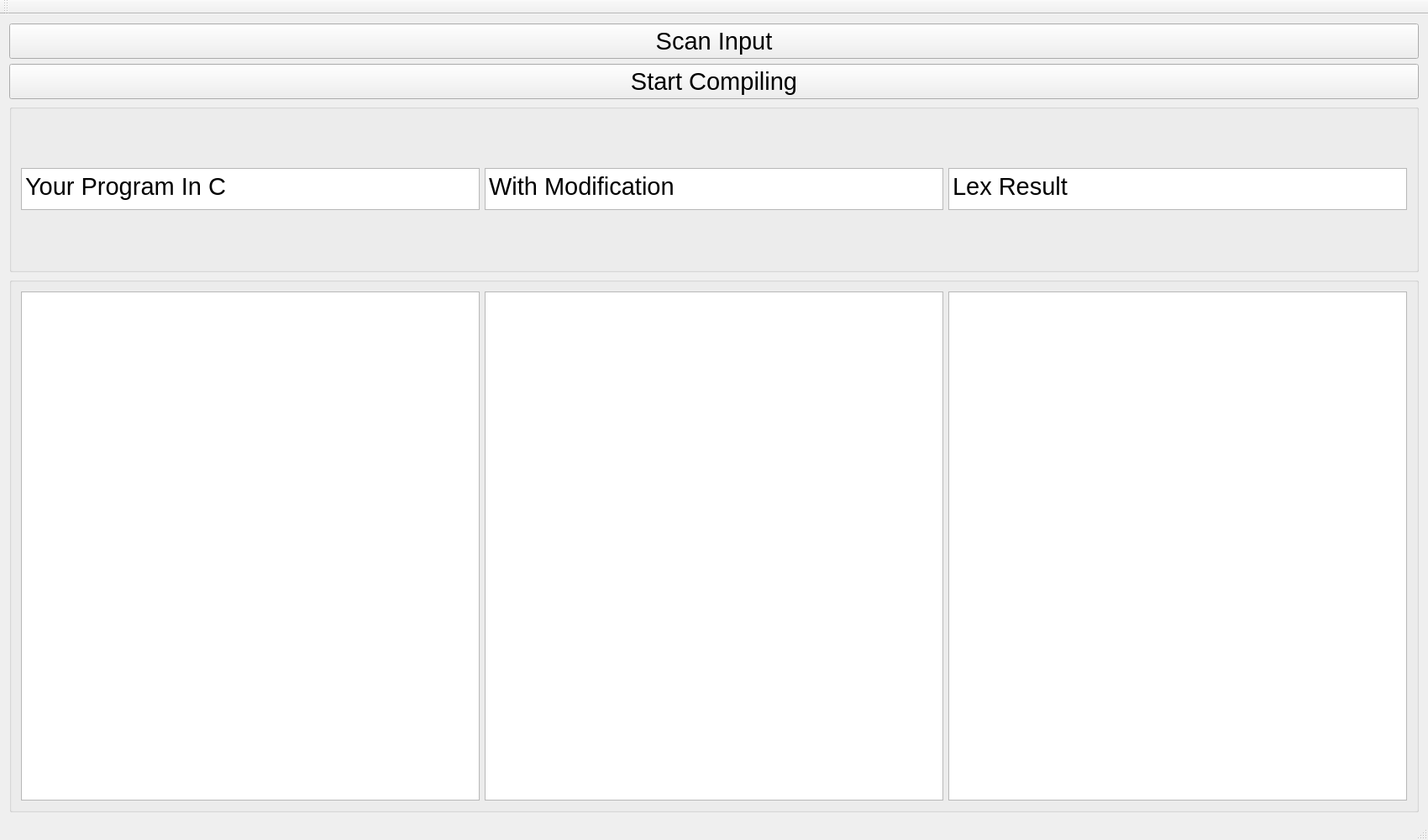
<?xml version="1.0" encoding="UTF-8"?>
<ui version="4.0">
 <class>MainWindow</class>
 <widget class="QMainWindow" name="MainWindow">
  <property name="geometry">
   <rect>
    <x>0</x>
    <y>0</y>
    <width>1700</width>
    <height>1000</height>
   </rect>
  </property>
  <property name="maximumSize">
   <size>
    <width>100000</width>
    <height>100000</height>
   </size>
  </property>
  <property name="windowTitle">
   <string>MainWindow</string>
  </property>
  <widget class="QWidget" name="centralWidget">
   <layout class="QVBoxLayout" name="verticalLayout">
    <item>
     <widget class="QPushButton" name="pushButton_2">
      <property name="font">
       <font>
        <pointsize>22</pointsize>
       </font>
      </property>
      <property name="text">
       <string>Scan Input</string>
      </property>
     </widget>
    </item>
    <item>
     <widget class="QPushButton" name="pushButton">
      <property name="font">
       <font>
        <pointsize>22</pointsize>
       </font>
      </property>
      <property name="text">
       <string>Start Compiling</string>
      </property>
     </widget>
    </item>
    <item>
     <widget class="QGroupBox" name="groupBox_2">
      <property name="maximumSize">
       <size>
        <width>100000</width>
        <height>200</height>
       </size>
      </property>
      <property name="title">
       <string/>
      </property>
      <layout class="QHBoxLayout" name="horizontalLayout">
       <item>
        <widget class="QTextBrowser" name="textBrowser_4">
         <property name="maximumSize">
          <size>
           <width>10000</width>
           <height>50</height>
          </size>
         </property>
         <property name="html">
          <string>&lt;!DOCTYPE HTML PUBLIC &quot;-//W3C//DTD HTML 4.0//EN&quot; &quot;http://www.w3.org/TR/REC-html40/strict.dtd&quot;&gt;
&lt;html&gt;&lt;head&gt;&lt;meta name=&quot;qrichtext&quot; content=&quot;1&quot; /&gt;&lt;style type=&quot;text/css&quot;&gt;
p, li { white-space: pre-wrap; }
&lt;/style&gt;&lt;/head&gt;&lt;body style=&quot; font-family:'SimSun'; font-size:13.5pt; font-weight:400; font-style:normal;&quot;&gt;
&lt;p style=&quot; margin-top:0px; margin-bottom:0px; margin-left:0px; margin-right:0px; -qt-block-indent:0; text-indent:0px;&quot;&gt;&lt;span style=&quot; font-size:22pt;&quot;&gt;Your Program In C&lt;/span&gt;&lt;/p&gt;&lt;/body&gt;&lt;/html&gt;</string>
         </property>
         <property name="cursorWidth">
          <number>0</number>
         </property>
        </widget>
       </item>
       <item>
        <widget class="QTextBrowser" name="textBrowser_5">
         <property name="maximumSize">
          <size>
           <width>16777215</width>
           <height>50</height>
          </size>
         </property>
         <property name="baseSize">
          <size>
           <width>91</width>
           <height>21</height>
          </size>
         </property>
         <property name="html">
          <string>&lt;!DOCTYPE HTML PUBLIC &quot;-//W3C//DTD HTML 4.0//EN&quot; &quot;http://www.w3.org/TR/REC-html40/strict.dtd&quot;&gt;
&lt;html&gt;&lt;head&gt;&lt;meta name=&quot;qrichtext&quot; content=&quot;1&quot; /&gt;&lt;style type=&quot;text/css&quot;&gt;
p, li { white-space: pre-wrap; }
&lt;/style&gt;&lt;/head&gt;&lt;body style=&quot; font-family:'SimSun'; font-size:13.5pt; font-weight:400; font-style:normal;&quot;&gt;
&lt;p style=&quot; margin-top:0px; margin-bottom:0px; margin-left:0px; margin-right:0px; -qt-block-indent:0; text-indent:0px;&quot;&gt;&lt;span style=&quot; font-size:22pt;&quot;&gt;With Modification&lt;/span&gt;&lt;/p&gt;&lt;/body&gt;&lt;/html&gt;</string>
         </property>
         <property name="cursorWidth">
          <number>0</number>
         </property>
        </widget>
       </item>
       <item>
        <widget class="QTextBrowser" name="textBrowser_6">
         <property name="maximumSize">
          <size>
           <width>16777215</width>
           <height>50</height>
          </size>
         </property>
         <property name="baseSize">
          <size>
           <width>65</width>
           <height>21</height>
          </size>
         </property>
         <property name="html">
          <string>&lt;!DOCTYPE HTML PUBLIC &quot;-//W3C//DTD HTML 4.0//EN&quot; &quot;http://www.w3.org/TR/REC-html40/strict.dtd&quot;&gt;
&lt;html&gt;&lt;head&gt;&lt;meta name=&quot;qrichtext&quot; content=&quot;1&quot; /&gt;&lt;style type=&quot;text/css&quot;&gt;
p, li { white-space: pre-wrap; }
&lt;/style&gt;&lt;/head&gt;&lt;body style=&quot; font-family:'SimSun'; font-size:13.5pt; font-weight:400; font-style:normal;&quot;&gt;
&lt;p style=&quot; margin-top:0px; margin-bottom:0px; margin-left:0px; margin-right:0px; -qt-block-indent:0; text-indent:0px;&quot;&gt;&lt;span style=&quot; font-size:22pt;&quot;&gt;Lex Result&lt;/span&gt;&lt;/p&gt;&lt;/body&gt;&lt;/html&gt;</string>
         </property>
         <property name="cursorWidth">
          <number>0</number>
         </property>
        </widget>
       </item>
      </layout>
     </widget>
    </item>
    <item>
     <widget class="QGroupBox" name="groupBox">
      <property name="maximumSize">
       <size>
        <width>10000</width>
        <height>10000</height>
       </size>
      </property>
      <property name="title">
       <string/>
      </property>
      <layout class="QHBoxLayout" name="horizontalLayout_2">
       <item>
        <widget class="QTextBrowser" name="textBrowser">
         <property name="maximumSize">
          <size>
           <width>10000</width>
           <height>1000</height>
          </size>
         </property>
        </widget>
       </item>
       <item>
        <widget class="QTextBrowser" name="textBrowser_2"/>
       </item>
       <item>
        <widget class="QTextBrowser" name="textBrowser_3"/>
       </item>
      </layout>
     </widget>
    </item>
   </layout>
  </widget>
  <widget class="QMenuBar" name="menuBar">
   <property name="geometry">
    <rect>
     <x>0</x>
     <y>0</y>
     <width>1700</width>
     <height>23</height>
    </rect>
   </property>
  </widget>
  <widget class="QToolBar" name="mainToolBar">
   <attribute name="toolBarArea">
    <enum>TopToolBarArea</enum>
   </attribute>
   <attribute name="toolBarBreak">
    <bool>false</bool>
   </attribute>
  </widget>
  <widget class="QStatusBar" name="statusBar"/>
 </widget>
 <layoutdefault spacing="6" margin="11"/>
 <resources/>
 <connections/>
</ui>
